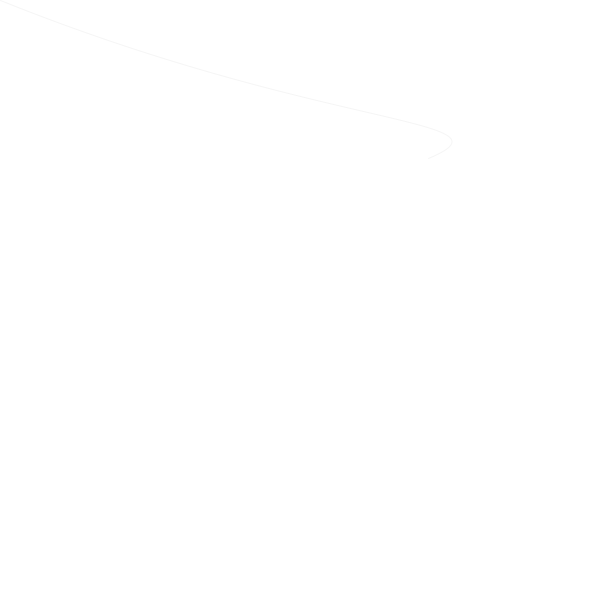
Frame 1 (no input)
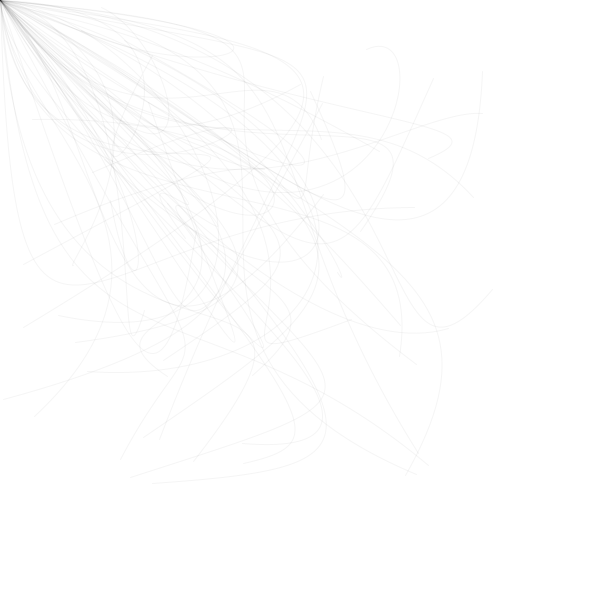
Frame 60 (the mouse pressed at the canvas centre just before this capture)
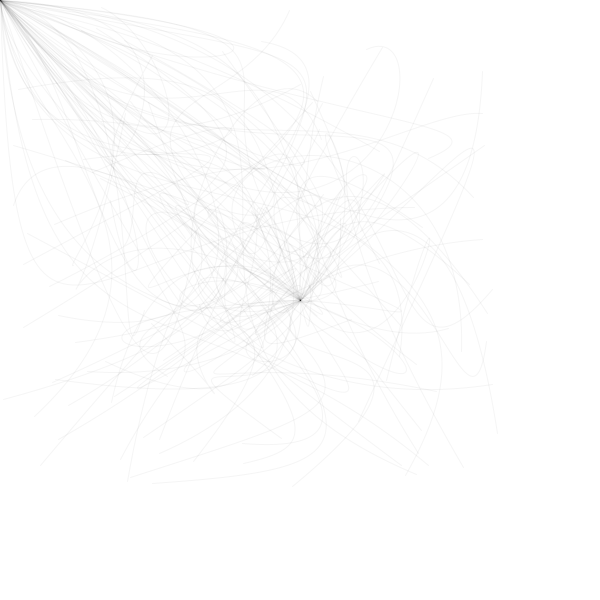
Frame 120 (the mouse held since frame 60 and released just before this capture)

The Processing sketch that drew these frames (run headless with seeded random() and noise(); from frame 60 on, the mouse is pressed at the canvas centre):

// Processing sketch: Ejercicio_2_Taller_morfogenesis
// ── Ejercicio_2_Taller_morfogenesis.pde
void setup(){
  size(600,600);
  background(255);
}

void draw(){
 noFill();
 stroke(0,10);
 bezier(mouseX,mouseY, random(500),random(500),random(550),random(500),random(500),random(500));

}
